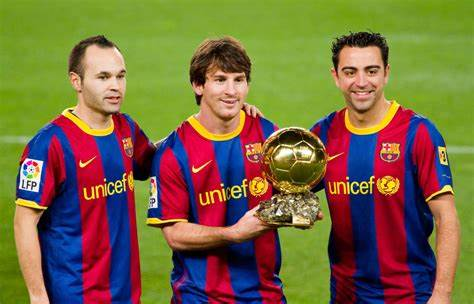
#> input picture tuxiangchuli/FCB.jpg, 474 x 304 px
$ python TemplateMatchModes.py
#> lines starting #> are read from the running program, lines starting #| are printed output that depends on the picture; after the words box and inside, x2 and y2 are one past the last pixel; in counts of white or black regions, pixels touching at a corner belong together
"""模板匹配"""

import cv2
import matplotlib.pyplot as plt
import numpy as np

# img = cv2.imread('cat.jpg', cv2.IMREAD_GRAYSCALE)
img = cv2.imread('FCB.jpg', 0)
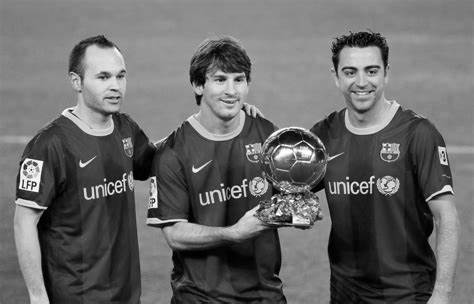
#> img: shape (304, 474); min 0, max 255, mean 104.7
# gray = cv2.cvtColor(img, cv2.COLOR_BGR2GRAY)

template = cv2.imread('Messi.jpg', 0)
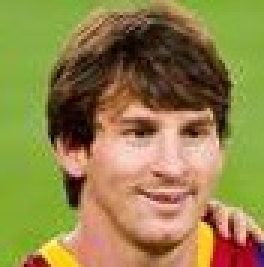
#> input picture tuxiangchuli/Messi.jpg, 88 x 89 px (shown 3 times larger)
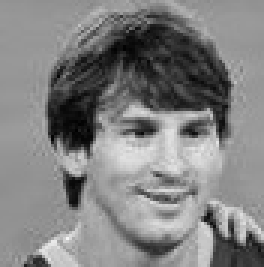
#> template: shape (89, 88) (shown 3 times larger); min 1, max 245, mean 128.9
h, w = template.shape[:2]
#> h = 89; w = 88


def cv_show(img, name):
    cv2.imshow(name, img)
    cv2.waitKey(0)
    cv2.destroyAllWindows()


res = cv2.matchTemplate(img, template, 1)
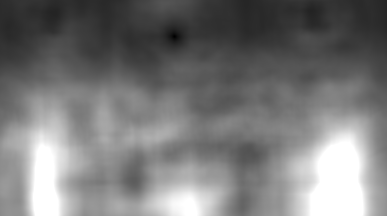
#> res: shape (216, 387) float32; min 0.000215, max 1, mean 0.476
min_val, max_val, min_loc, max_loc = cv2.minMaxLoc(res)  # min_loc 最小值所在位置
#> min_val = 0.000215; max_val = 1; min_loc = (174, 36); max_loc = (341, 142)
img = cv2.rectangle(img, min_loc, (min_loc[0] + w, min_loc[1] + h), 255, 0)
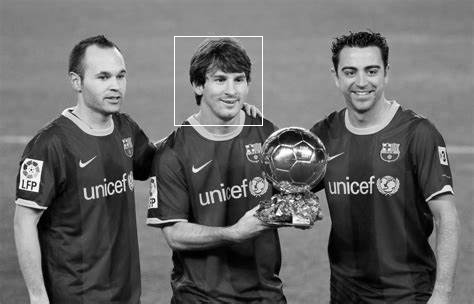
#> img: shape (304, 474); 0.25% of pixels changed, all inside (x1, y1, x2, y2) = (174, 36, 263, 126)
cv_show(img, 'img')
